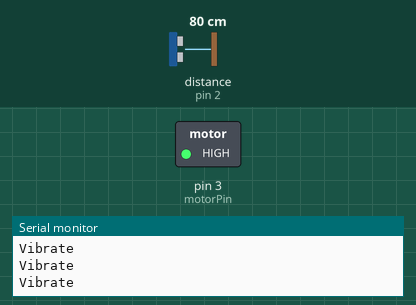
Simulated run of this sketch. Board: Arduino Uno, built with avr-gcc and run on an emulated ATmega328P. On the bench: switched loads named in the sketch (green lamp = pin HIGH), the last lines printed to the serial monitor. Wiring (inferred from the names in the program): ultrasonic range finder: trigger pin 4; echo pin 2. The test bench sets the inputs (shaded band); at power-on: distance to the obstacle (sensor on pin 2) 80 cm. The echo pulse lasts 58.3 µs per cm; pins used as bus, display or sensor lines are not drawn.

Above: at 1.2 s.
1.3 s: distance to the obstacle (sensor on pin 2) set to 23 cm
2.8 s: distance to the obstacle (sensor on pin 2) set to 20 cm
At 3.2 s:
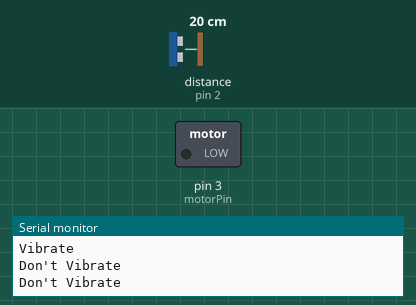
4.3 s: distance to the obstacle (sensor on pin 2) set to 35 cm
At 5.0 s:
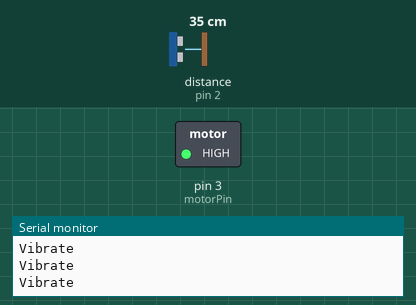
5.9 s: distance to the obstacle (sensor on pin 2) set to 9 cm
At 6.9 s:
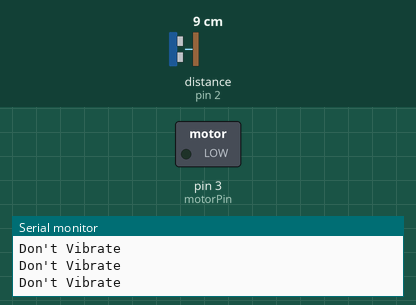
Timing chart, 0 to 8.5 s (numbered marks = the images above; inputs shaded):
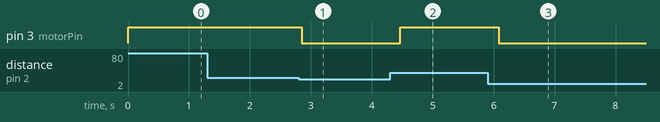

Measured:
- the behaviour switches between 22 and 21 cm on distance to the obstacle (sensor on pin 2) (found by bisection; images 0 and 1)
- after the input at 2.8 s, pin 3 (motorPin): HIGH → LOW after 0.05 s
- after the input at 4.3 s, pin 3 (motorPin): LOW → HIGH after 0.17 s
- after the input at 5.9 s, pin 3 (motorPin): HIGH → LOW after 0.19 s

The sketch:

obstacle_avoidance.ino
```cpp
const int trigPin = 4;
const int echoPin = 2;
const int motorPin = 3;
int a;

void setup() {
  // initialize serial communication:
  Serial.begin(9600);
  pinMode(motorPin, OUTPUT);
}

void loop()
{
  // establish variables for duration of the ping,
  // and the distance result in inches and centimeters:
  long duration, cm;

  // The sensor is triggered by a HIGH pulse of 10 or more microseconds.
  // Give a short LOW pulse beforehand to ensure a clean HIGH pulse:
  pinMode(trigPin, OUTPUT);
  digitalWrite(trigPin, LOW);
  delayMicroseconds(2);
  digitalWrite(trigPin, HIGH);
  delayMicroseconds(10);
  digitalWrite(trigPin, LOW);

  // Read the signal from the sensor: a HIGH pulse whose
  // duration is the time (in microseconds) from the sending
  // of the ping to the reception of its echo off of an object.
  pinMode(echoPin, INPUT);
  duration = pulseIn(echoPin, HIGH);

  // convert the time into a distance

  cm = microsecondsToCentimeters(duration);
  //Serial.print(cm);
  //Serial.println();
  a=cm;


  if (a>20 && a<150) {
    digitalWrite(motorPin, HIGH);
    Serial.println("Vibrate");
  } else {
    digitalWrite(motorPin, LOW);
    Serial.println("Don't Vibrate");
  }
  //Serial.print(cm);
  //Serial.println();

  delay(200);
}


long microsecondsToCentimeters(long microseconds)
{
  // The speed of sound is 340 m/s or 29 microseconds per centimeter.
  // The ping travels out and back, so to find the distance of the
  // object we take half of the distance travelled.
  return microseconds / 29 / 2;
}
```
